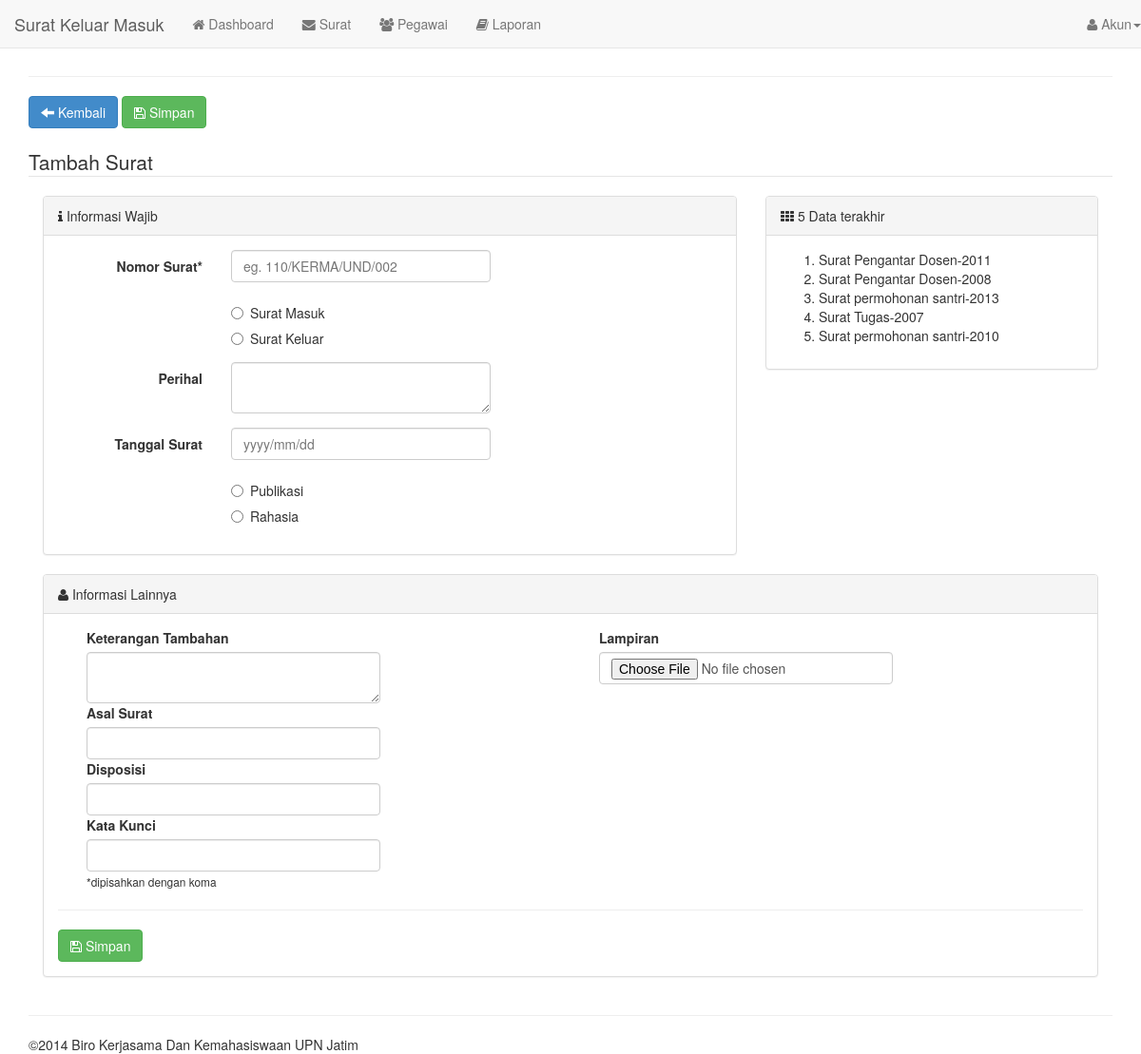
Page /?page=surat/tambah (signed in) on the committed database.
### tables this page shows
CREATE TABLE `surat` (
  `idsurat` varchar(30) NOT NULL DEFAULT '' COMMENT 'NO SURAT',
  `jenis_surat` varchar(10) DEFAULT NULL COMMENT 'Masuk / Keluar',
  `tanggal_surat` date DEFAULT NULL COMMENT 'Tanggal yang tertera pada surat',
  `perihal` text,
  `catatan` varchar(255) DEFAULT NULL COMMENT 'Sebagai catatan tambahan untuk memperjelas surat',
  `asal_surat` varchar(45) DEFAULT NULL COMMENT 'asal surat, bisa dari instansi internal atau eksternal',
  `disposisi` varchar(255) DEFAULT NULL COMMENT 'Disposisi surat',
  `kata_kunci` varchar(255) DEFAULT NULL COMMENT 'Kata kunci yang berhubungan dengan surat',
  `delete` varchar(1) DEFAULT '0' COMMENT 'DELETE = status data terdelet, 1 adalah file delete, 2 tidak delete',
  `posting` varchar(255) DEFAULT NULL COMMENT 'Di posting oleh idusers',
  `public` varchar(1) DEFAULT '0' COMMENT 'status, 1=publikasi, 0=private',
  `lampiran` varchar(255) DEFAULT NULL COMMENT 'Lampiran berupa gambar, gambar surat',
  `created_at` timestamp NOT NULL DEFAULT CURRENT_TIMESTAMP ON UPDATE CURRENT_TIMESTAMP COMMENT 'tanggal surat di insert/ update oleh sistem',
  PRIMARY KEY (`idsurat`)
);

### models.php (called while the page is built, shortened)
<?php
function get_last_surat($order_by='created_at',$limit=5){
    $query=mysql_query('select * from surat order by created_at DESC limit 5 ');
    return $query;
}
?>

### module/surat/tambah.php (the view, shortened to what this page needs)
<div class="row clearfix">
	<div class="col-md-12">
        <form method="post" enctype="multipart/form-data" role="form">
        <a href="./?page=surat/index" class="btn btn-primary"><i class="glyphicon glyphicon-arrow-left"></i> Kembali</a>
        <button type="submit" name="tambah_surat" class="btn btn-success"><i class="fa fa-save"></i> Simpan</button>
        <div class="clearfix"></div><br />
            <fieldset>
                <legend>Tambah Surat</legend>
                <div class="col-md-8">
                    <div class="panel panel-default">
                    <div class="panel-heading"><i class="fa fa-info"></i> Informasi Wajib</div>
                    <div class="panel-body">
                        <div class="form-horizontal">
                              <div class="form-group">
                                <label class="col-sm-3 control-label">Nomor Surat*</label>
                                <div class="col-sm-5">
                                  <input type="text" autofocus="" class="form-control" name="idsurat" required="" placeholder="eg. 110/KERMA/UND/002"/>
                                </div>
                              </div>
                              <div class="form-group">
                                <label class="col-sm-3 control-label"></label>
                                <div class="col-sm-5">
                                  <div class="radio">
                                      <label>
                                        <input type="radio" name="jenis_surat" required="" value="masuk" />
                                        Surat Masuk
                                      </label>
                                    </div>
                                    <div class="radio">
                                      <label>
                                        <input type="radio" name="jenis_surat" required="" value="keluar"/>
                                        Surat Keluar
                                      </label>
                                    </div>
                                </div>
                            </div>
                            <div class="form-group">
                                <label class="col-sm-3 control-label">Perihal</label>
                                <div class="col-sm-5">
                                  <textarea class="form-control" name="perihal"></textarea>
                                </div>
                              </div>
                            <div class="form-group">
                                <label class="col-sm-3 control-label">Tanggal Surat</label>
                                <div class="col-sm-5">
                                  <input type="text" name="tanggal_surat" id="tl" class="form-control" placeholder="yyyy/mm/dd" required="" />
                                </div>
                              </div>
                              <div class="form-group">
                                <label class="col-sm-3 control-label"></label>
                                <div class="col-sm-5">
                                  <div class="radio">
                                      <label>
                                        <input type="radio" name="publikasi" required="" value="1" />
                                        Publikasi
                                      </label>
                                    </div>
                                    <div class="radio">
                                      <label>
                                        <input type="radio" name="publikasi" required="" value="0"/>
                                        Rahasia
                                      </label>
                                    </div>
                                </div>
                            </div>
                        </div>
                    </div>
                </div>
            </div>
            <div class="col-md-4">
                    <div class="panel panel-default">
                    <div class="panel-heading"><i class="fa fa-th"></i> 5 Data terakhir</div>
                    <div class="panel-body">
                        <ol>
                            <?php $data=get_last_surat('created_at',5);while($result=mysql_fetch_array($data)){?>
                                <li><?= $result['perihal'] ?></li>
                            <?php } ?>
                        </ol>
                    </div>
                </div>
            </div>
        </fieldset>
        <div class="col-lg-12">
            <div class="panel panel-default">
            <div class="panel-heading"><i class="fa fa-user"></i> Informasi Lainnya</div>
            <div class="panel-body">
                <div class="col-sm-6">
                    <div class="form-group">
                        <div class="col-xs-8">
                            <label>Keterangan Tambahan</label>
                            <textarea name="catatan" class="form-control"></textarea>
                        </div>
                    </div>
                    <div class="form-group">
                        <div class="col-xs-8">
                            <label>Asal Surat</label>
                            <input type="text" class="form-control" name="asal_surat" placeholder="" />
                        </div>
                    </div>
                    <div class="form-group">
                        <div class="col-xs-8">
                            <label>Disposisi</label>
                            <input type="text" class="form-control" name="disposisi" placeholder="" />
                        </div>
                    </div>
                    <div class="form-group">
                        <div class="col-xs-8">
                            <label>Kata Kunci</label>
                            <input type="text" class="form-control" name="keyword" placeholder="" />
                            <small>*dipisahkan dengan koma</small>
                        </div>
                    </div>
                </div>
                <div class="col-sm-6">
                    <div class="form-group">
                        <div class="col-xs-8">
                            <label>Lampiran</label>
                            <input type="file" name="lampiran" class="form-control" />
                        </div>
                    </div>
                </div>
                <div class="clearfix"></div><hr />
                <button type="submit" name="tambah_surat" class="btn btn-success"><i class="fa fa-save"></i> Simpan</button>
            </div>
        </div>
        </div>
	   </form>
    </div>
</div>

### rows in the picture
surat: perihal "Surat Pengantar Dosen-2011"
surat: perihal "Surat Pengantar Dosen-2008"
surat: perihal "Surat permohonan santri-2013"
surat: perihal "Surat Tugas-2007"
surat: perihal "Surat permohonan santri-2010"

### other values in the picture
nama_aplikasi "Surat Keluar Masuk"
